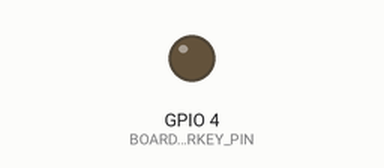
Bench run of a sketch on a simulated ESP32. On the bench: output pins drawn as LEDs (lit = HIGH). The modem accepts every AT command (registered, SIM ready, sends succeed) and sends nothing else; pins used as bus, display or sensor lines are not drawn; what the sketch prints to the serial monitor is not drawn.

Above: at 0.1 s.
At 2.9 s:
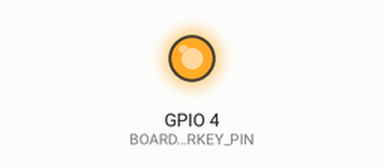
Timing chart, 0 to 5.3 s (numbered marks = the images above):
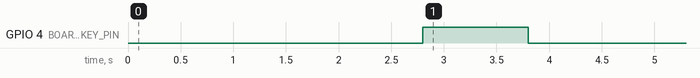

The sketch:

Combined_SMS_Call.ino
```cpp
#include "utilities.h"
#include <TinyGsmClient.h>

#ifdef DUMP_AT_COMMANDS  // if enabled it requires the streamDebugger lib
#include <StreamDebugger.h>
StreamDebugger debugger(SerialAT, SerialMon);
TinyGsm modem(debugger);
#else
TinyGsm modem(SerialAT);
#endif

// Define the serial console for debug prints, if needed
#define TINY_GSM_DEBUG SerialMon

// Set serial for debug console (to the Serial Monitor, default speed 115200)
#define SerialMon Serial

// See all AT commands, if wanted
#define DUMP_AT_COMMANDS

bool chgnum = true;
char number[15] = "+380xxxxxxxxx";


void setup() {
  Serial1.begin(115200,SERIAL_8N1,4,3); //RX, TX

  // Set modem reset pin ,reset modem
    pinMode(MODEM_RESET_PIN, OUTPUT);
    digitalWrite(MODEM_RESET_PIN, !MODEM_RESET_LEVEL); delay(100);
    digitalWrite(MODEM_RESET_PIN, MODEM_RESET_LEVEL); delay(2600);
    digitalWrite(MODEM_RESET_PIN, !MODEM_RESET_LEVEL);

    // Turn on modem
    pinMode(BOARD_PWRKEY_PIN, OUTPUT);
    digitalWrite(BOARD_PWRKEY_PIN, LOW);
    delay(100);
    digitalWrite(BOARD_PWRKEY_PIN, HIGH);
    delay(1000);
    digitalWrite(BOARD_PWRKEY_PIN, LOW);

    // Set ring pin input
    //pinMode(MODEM_RING_PIN, INPUT_PULLUP);

    // Set modem baud
    SerialAT.begin(115200, SERIAL_8N1, MODEM_RX_PIN, MODEM_TX_PIN);

    Serial.println("Start modem...");
    delay(3000);

    while (!modem.testAT()) {
        delay(10);
    }

    // Wait PB DONE
    delay(5000);

    SerialAT.println("AT+CLIP=1");
    if (SerialAT.available()) {
        Serial.print(SerialAT.read());
    }
    Serial1.print("Init Serial1");

    Serial.print("Init success!");
    //Serial.println(number);

    //modem.callNumber(number);
}

void loop() {
    if(Serial1.available() && chgnum)
    {
      int scase = Serial.readString().toInt();
      Serial1.println("ok");
      if(Serial1.readString() == "chg")
        chgnum = false;
      switch (scase) {
        case 1: //call
          modem.callNumber(number);
          break;
        case 2: //hangup
          modem.callHangupImpl();
          break;
        case 3:
          Serial.println(number);
          break;
        case 4: //change number
          chgnum = false;;
          break;
        default:
          break;
      }
    }
    else if(Serial1.available() && !chgnum)
    {
      chgnum = true;
      Serial1.readString().toCharArray(number, 14);
    }


}
```

utilities.h
```cpp
// (licence header left out)
#pragma once

// Note:
// When using ArduinoIDE, you must select a corresponding board type.
// If you don’t know which board type you have, please click on the link to view it.
// 使用ArduinoIDE ,必须选择一个对应的板型 ,如果你不知道你的板型是哪种，请点击链接进行查看

// Products Link:https://www.lilygo.cc/products/t-sim-a7670e
 #define LILYGO_T_A7670


// T-Call-A767X V1.0 and V1.1 have different Pinmaps and cannot be used universally.
// #define LILYGO_T_CALL_A7670_V1_0

// T-Call-A767X V1.0 and V1.1 have different Pinmaps and cannot be used universally.
 //#define LILYGO_T_CALL_A7670_V1_1

//! SIM7672G and SIM7670G are exactly the same, except for the name change
// #define LILYGO_T_SIM767XG_S3

// #define LILYGO_T_A7608X

// #define LILYGO_T_A7608X_S3

// #define LILYGO_T_A7608X_DC_S3


#if defined(LILYGO_T_A7670)

#define MODEM_BAUDRATE                      (115200)
#define MODEM_DTR_PIN                       (25)
#define MODEM_TX_PIN                        (26)
#define MODEM_RX_PIN                        (27)
// The modem boot pin needs to follow the startup sequence.
#define BOARD_PWRKEY_PIN                    (4)
#define BOARD_ADC_PIN                       (35)
// The modem power switch must be set to HIGH for the modem to supply power.
#define BOARD_POWERON_PIN                   (12)
#define MODEM_RING_PIN                      (33)
#define MODEM_RESET_PIN                     (5)
#define BOARD_MISO_PIN                      (2)
#define BOARD_MOSI_PIN                      (15)
#define BOARD_SCK_PIN                       (14)
#define BOARD_SD_CS_PIN                     (13)
#define BOARD_BAT_ADC_PIN                   (35)
#define MODEM_RESET_LEVEL                   HIGH
#define SerialAT                            Serial1

#define MODEM_GPS_ENABLE_GPIO               (-1)


#ifndef TINY_GSM_MODEM_SIM7600
#define TINY_GSM_MODEM_SIM7600
#endif

// It is only available in V1.4 version. In other versions, IO36 is not connected.
#define BOARD_SOLAR_ADC_PIN                 (36)


#elif defined(LILYGO_T_CALL_A7670_V1_0)
#define MODEM_BAUDRATE                      (115200)
#define MODEM_DTR_PIN                       (14)
#define MODEM_TX_PIN                        (26)
#define MODEM_RX_PIN                        (25)
// The modem boot pin needs to follow the startup sequence.
#define BOARD_PWRKEY_PIN                    (4)
#define BOARD_LED_PIN                       (12)
// There is no modem power control, the LED Pin is used as a power indicator here.
#define BOARD_POWERON_PIN                   (BOARD_LED_PIN)
#define MODEM_RING_PIN                      (13)
#define MODEM_RESET_PIN                     (27)
#define MODEM_RESET_LEVEL                   LOW
#define SerialAT                            Serial1


#define MODEM_GPS_ENABLE_GPIO               (-1)


#ifndef TINY_GSM_MODEM_SIM7600
#define TINY_GSM_MODEM_SIM7600
#endif

#elif defined(LILYGO_T_CALL_A7670_V1_1)

#define MODEM_BAUDRATE                      (115200)
#define MODEM_DTR_PIN                       (32)
#define MODEM_TX_PIN                        (27)
#define MODEM_RX_PIN                        (26)
// The modem boot pin needs to follow the startup sequence.
#define BOARD_PWRKEY_PIN                    (4)
#define BOARD_LED_PIN                       (13)
// There is no modem power control, the LED Pin is used as a power indicator here.
#define BOARD_POWERON_PIN                   (BOARD_LED_PIN)
#define MODEM_RING_PIN                      (33)
#define MODEM_RESET_PIN                     (5)
#define MODEM_RESET_LEVEL                   LOW
#define SerialAT                            Serial1

#define MODEM_GPS_ENABLE_GPIO               (-1)

#ifndef TINY_GSM_MODEM_SIM7600
#define TINY_GSM_MODEM_SIM7600
#endif

#elif defined(LILYGO_T_SIM767XG_S3)
#define MODEM_BAUDRATE                      (115200)
#define MODEM_DTR_PIN                       (9)
#define MODEM_TX_PIN                        (11)
#define MODEM_RX_PIN                        (10)
// The modem boot pin needs to follow the startup sequence.
#define BOARD_PWRKEY_PIN                    (18)
#define BOARD_LED_PIN                       (12)
// There is no modem power control, the LED Pin is used as a power indicator here.
#define BOARD_POWERON_PIN                   (BOARD_LED_PIN)
#define MODEM_RING_PIN                      (3)
#define MODEM_RESET_PIN                     (17)
#define MODEM_RESET_LEVEL                   LOW
#define SerialAT                            Serial1

#define BOARD_BAT_ADC_PIN                   (4)
#define BOARD_SOLAR_ADC_PIN                 (5)
#define BOARD_MISO_PIN                      (47)
#define BOARD_MOSI_PIN                      (14)
#define BOARD_SCK_PIN                       (21)
#define BOARD_SD_CS_PIN                     (13)

#ifndef TINY_GSM_MODEM_SIM7672
#define TINY_GSM_MODEM_SIM7672
#endif

#define MODEM_GPS_ENABLE_GPIO               (4)


#elif defined(LILYGO_T_A7608X)

#define MODEM_BAUDRATE                      (115200)
#define MODEM_DTR_PIN                       (25)
#define MODEM_TX_PIN                        (26)
#define MODEM_RX_PIN                        (27)
// The modem boot pin needs to follow the startup sequence.
#define BOARD_PWRKEY_PIN                    (4)
#define BOARD_BAT_ADC_PIN                   (35)
// The modem power switch must be set to HIGH for the modem to supply power.
#define BOARD_POWERON_PIN                   (12)        //T-A7608-V2 is onboard led
#define MODEM_RING_PIN                      (33)
#define MODEM_RESET_PIN                     (5)         //T-A7608-V2 no connection
#define BOARD_MISO_PIN                      (2)
#define BOARD_MOSI_PIN                      (15)
#define BOARD_SCK_PIN                       (14)
#define BOARD_SD_CS_PIN                     (13)

#define MODEM_RESET_LEVEL                   HIGH
#define SerialAT                            Serial1


#ifndef TINY_GSM_MODEM_A7608
#define TINY_GSM_MODEM_A7608
#endif

// only version v1.1 or V2  has solar adc pin
#define BOARD_SOLAR_ADC_PIN                 (34)


// 127 is defined in GSM as the AUXVDD index
#define MODEM_GPS_ENABLE_GPIO               (127)

#elif defined(LILYGO_T_A7608X_S3)

#define MODEM_BAUDRATE                      (115200)
#define MODEM_DTR_PIN                       (7)
#define MODEM_TX_PIN                        (17)
#define MODEM_RX_PIN                        (18)
// The modem boot pin needs to follow the startup sequence.
#define BOARD_PWRKEY_PIN                    (15)
#define BOARD_BAT_ADC_PIN                   (4)
// The modem power switch must be set to HIGH for the modem to supply power.
// #define BOARD_POWERON_PIN                   (12)
#define MODEM_RING_PIN                      (6)
#define MODEM_RESET_PIN                     (16)
#define BOARD_MISO_PIN                      (47)
#define BOARD_MOSI_PIN                      (14)
#define BOARD_SCK_PIN                       (21)
#define BOARD_SD_CS_PIN                     (13)

#define MODEM_RESET_LEVEL                   LOW
#define SerialAT                            Serial1

#ifndef TINY_GSM_MODEM_A7608
#define TINY_GSM_MODEM_A7608
#endif

// only version v1.1 has solar adc pin
#define BOARD_SOLAR_ADC_PIN                 (3)

// 127 is defined in GSM as the AUXVDD index
#define MODEM_GPS_ENABLE_GPIO               (127)

#elif defined(LILYGO_T_A7608X_DC_S3)

#define MODEM_DTR_PIN                       (5)
#define MODEM_RX_PIN                        (42)
#define MODEM_TX_PIN                        (41)
// The modem boot pin needs to follow the startup sequence.
#define BOARD_PWRKEY_PIN                    (38)
#define MODEM_RING_PIN                      (6)
#define MODEM_RESET_PIN                     (40)
#define MODEM_RTS_PIN                       (1)
#define MODEM_CTS_PIN                       (2)

#define MODEM_RESET_LEVEL                   LOW
#define SerialAT                            Serial1

#ifndef TINY_GSM_MODEM_A7608
#define TINY_GSM_MODEM_A7608
#endif

// 127 is defined in GSM as the AUXVDD index
#define MODEM_GPS_ENABLE_GPIO               (127)

#else
//#error "Use ArduinoIDE, please open the macro definition corresponding to the board above <utilities.h>"
#endif
```
